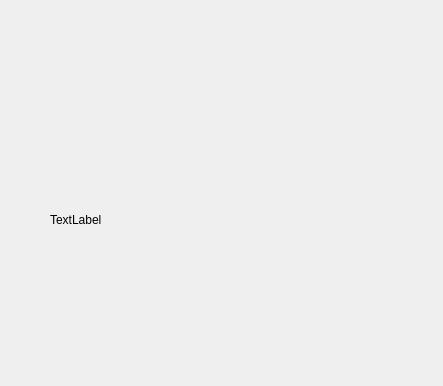
<?xml version="1.0" encoding="UTF-8"?>
<ui version="4.0">
 <class>Form</class>
 <widget class="QWidget" name="Form">
  <property name="geometry">
   <rect>
    <x>0</x>
    <y>0</y>
    <width>443</width>
    <height>386</height>
   </rect>
  </property>
  <property name="minimumSize">
   <size>
    <width>200</width>
    <height>0</height>
   </size>
  </property>
  <property name="windowTitle">
   <string>Form</string>
  </property>
  <widget class="RowLine" name="rowLine">
   <property name="geometry">
    <rect>
     <x>50</x>
     <y>210</y>
     <width>141</width>
     <height>41</height>
    </rect>
   </property>
   <property name="sizePolicy">
    <sizepolicy hsizetype="Expanding" vsizetype="Preferred">
     <horstretch>0</horstretch>
     <verstretch>0</verstretch>
    </sizepolicy>
   </property>
   <layout class="QHBoxLayout" name="horizontalLayout" stretch="1,0">
    <property name="spacing">
     <number>0</number>
    </property>
    <property name="sizeConstraint">
     <enum>QLayout::SetMaximumSize</enum>
    </property>
    <property name="leftMargin">
     <number>0</number>
    </property>
    <property name="topMargin">
     <number>0</number>
    </property>
    <property name="rightMargin">
     <number>0</number>
    </property>
    <property name="bottomMargin">
     <number>0</number>
    </property>
    <item>
     <widget class="QLabel" name="rowName">
      <property name="sizePolicy">
       <sizepolicy hsizetype="Expanding" vsizetype="Minimum">
        <horstretch>0</horstretch>
        <verstretch>0</verstretch>
       </sizepolicy>
      </property>
      <property name="maximumSize">
       <size>
        <width>16777215</width>
        <height>200</height>
       </size>
      </property>
      <property name="text">
       <string>TextLabel</string>
      </property>
      <property name="alignment">
       <set>Qt::AlignLeading|Qt::AlignLeft|Qt::AlignVCenter</set>
      </property>
     </widget>
    </item>
    <item>
     <widget class="QLabel" name="row_dropdown">
      <property name="maximumSize">
       <size>
        <width>20</width>
        <height>20</height>
       </size>
      </property>
      <property name="text">
       <string/>
      </property>
      <property name="pixmap">
       <pixmap>../images/avocarleo.png</pixmap>
      </property>
      <property name="scaledContents">
       <bool>true</bool>
      </property>
     </widget>
    </item>
   </layout>
  </widget>
 </widget>
 <customwidgets>
  <customwidget>
   <class>RowLine</class>
   <extends>QFrame</extends>
   <header>custom_widgets</header>
   <container>1</container>
  </customwidget>
 </customwidgets>
 <resources/>
 <connections/>
</ui>
